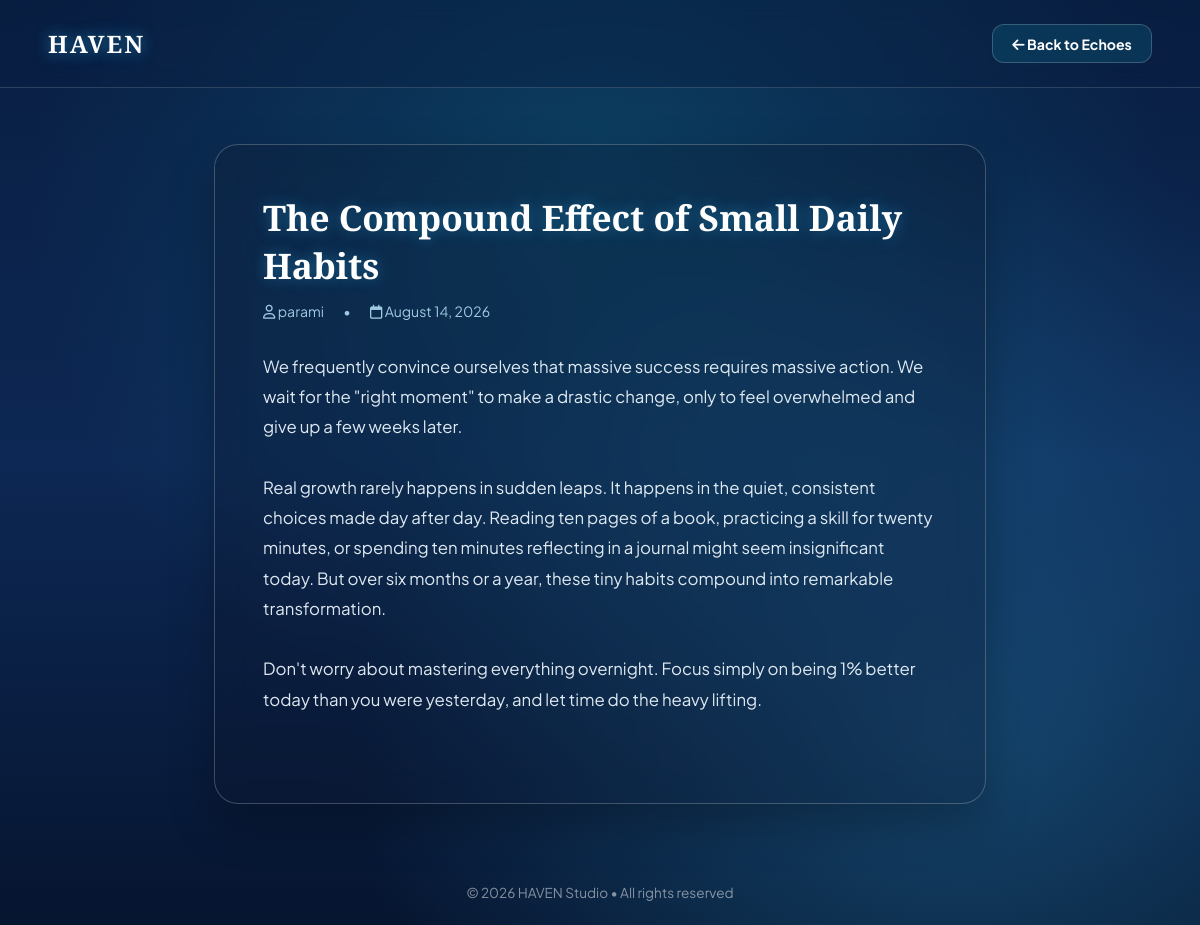
The page /single_post.php?id=10 on the database its author committed.
### tables this page shows
CREATE TABLE `blogpost` (
  `id` int(11) NOT NULL,
  `user_id` int(11) NOT NULL,
  `title` varchar(255) NOT NULL,
  `content` text NOT NULL,
  `created_at` timestamp NOT NULL DEFAULT current_timestamp(),
  `updated_at` timestamp NOT NULL DEFAULT current_timestamp() ON UPDATE current_timestamp(),
  `category` varchar(50) DEFAULT 'General'
);

CREATE TABLE `user` (
  `id` int(11) NOT NULL,
  `username` varchar(50) NOT NULL,
  `email` varchar(100) NOT NULL,
  `password` varchar(255) NOT NULL,
  `role` varchar(20) DEFAULT 'user'
);

### single_post.php (the view, shortened to what this page needs)
<?php
require_once 'db.php';
$post_id = intval($_GET['id'] ?? 0);
$stmt = $conn->prepare("SELECT blogPost.*, user.username FROM blogPost JOIN user ON blogPost.user_id = user.id WHERE blogPost.id = ?");
$stmt->bind_param("i", $post_id);
$stmt->execute();
$post = $stmt->get_result()->fetch_assoc();
?>
<!DOCTYPE html>
<html lang="en">
<head>
    <link rel="stylesheet" href="https://cdnjs.cloudflare.com/ajax/libs/font-awesome/6.4.0/css/all.min.css">
</head>
<body>
    <header class="header-bar">
        <a href="index.php" class="logo">HAVEN</a>
        <a href="blog_posts.php" class="btn-nav"><i class="fa-solid fa-arrow-left"></i> Back to Echoes</a>
    </header>
    <main class="container">
        <article class="card">
            <h1 class="post-title"><?= htmlspecialchars($post['title']); ?></h1>
            <div class="post-meta">
                <span><i class="fa-regular fa-user"></i> <?= htmlspecialchars($post['username']); ?></span>
                <span>•</span>
                <span><i class="fa-regular fa-calendar"></i> <?= date('F j, Y', strtotime($post['created_at'])); ?></span>
            </div>
            <div class="post-content"><?= htmlspecialchars($post['content']); ?></div>
        </article>
    </main>
    <footer>
        <p>&copy; <?= date('Y'); ?> HAVEN Studio • All rights reserved</p>
    </footer>
</body>
</html>

### single_post.php (style rules this page uses)
* { box-sizing: border-box; margin: 0; padding: 0; font-family: 'Plus Jakarta Sans', sans-serif; }
body { background: #081a38; background-image: radial-gradient(circle at 50% 20%, rgba(14, 116, 144, 0.35) 0%, transparent 60%), radial-gradient(circle at 80% 80%, rgba(56, 189, 248, 0.25) 0%, transparent 50%), linear-gradient(180deg, #091e42 0%, #0d2854 50%, #061530 100%); background-attachment: fixed; color: #ffffff; min-height: 100vh; display: flex; flex-direction: column; }
.header-bar { width: 100%; padding: 1.5rem 3rem; display: flex; justify-content: space-between; align-items: center; background: rgba(9, 30, 66, 0.4); backdrop-filter: blur(12px); border-bottom: 1px solid rgba(255, 255, 255, 0.15); }
.header-bar .logo { font-size: 1.5rem; font-weight: 800; font-family: 'Cinzel', serif; color: #ffffff; text-decoration: none; letter-spacing: 2px; text-shadow: 0 0 15px rgba(56, 189, 248, 0.6); }
.btn-nav { padding: 0.6rem 1.2rem; border-radius: 12px; border: 1px solid rgba(255, 255, 255, 0.2); background: rgba(14, 116, 144, 0.25); color: #ffffff; font-weight: 700; font-size: 0.88rem; text-decoration: none; transition: all 0.3s ease; }
.container { max-width: 820px; margin: 3.5rem auto; padding: 0 1.5rem; flex: 1; width: 100%; }
.card { background: rgba(15, 23, 42, 0.25); backdrop-filter: blur(16px); -webkit-backdrop-filter: blur(16px); border: 1px solid rgba(255, 255, 255, 0.22); border-radius: 24px; padding: 3rem; box-shadow: 0 20px 45px rgba(0, 0, 0, 0.25); }
.post-title { font-family: 'Cinzel', serif; font-size: 2.2rem; font-weight: 600; margin-bottom: 0.8rem; color: #ffffff; text-shadow: 0 0 15px rgba(56, 189, 248, 0.4); }
.post-meta { font-size: 0.88rem; color: rgba(186, 230, 253, 0.85); margin-bottom: 2rem; display: flex; align-items: center; gap: 1.2rem; }
.post-content { font-size: 1.05rem; line-height: 1.8; color: rgba(240, 249, 255, 0.92); margin-bottom: 2.5rem; white-space: pre-wrap; }
footer { text-align: center; padding: 1.5rem; color: rgba(255, 255, 255, 0.5); font-size: 0.85rem; margin-top: auto; }

### rows shown on the page
blogpost: title "The Compound Effect of Small Daily Habits", user.username "parami", created_at "August 14, 2026", content "We frequently convince ourselves that massive success requires massive action. We wait for the \"right moment\" to make a drastic change, only to feel overwhelmed and give up a few weeks later. Real growth rarely happens in sudden leaps. It happens in the quiet, consistent choices made day after day. Reading ten pages of a book, practicing a skill for twenty minutes, or spending ten minutes reflecting in a journal might seem insignificant today. But over six months or a year, these tiny habits compound into remarkable transformation. Don't worry about mastering everything overnight. Focus simply on being 1% better today than you were yesterday, and let time do the heavy lifting."
